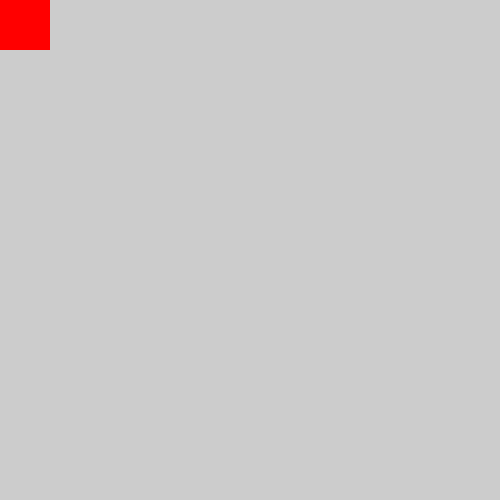
Frame 1 (no input)
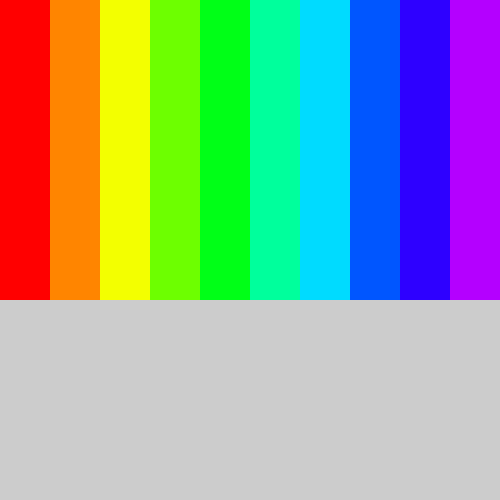
Frame 60 (the mouse pressed at the canvas centre just before this capture)
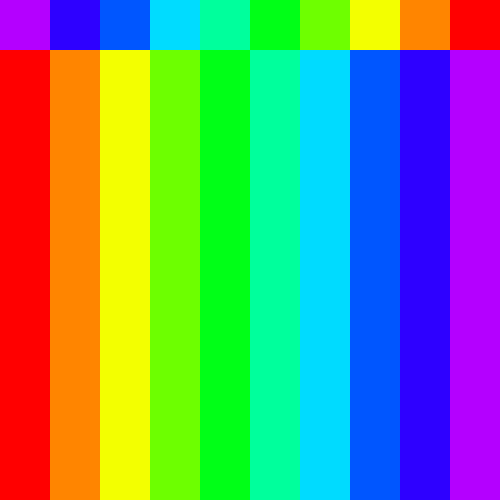
Frame 120 (the mouse held since frame 60 and released just before this capture)

The Processing sketch that drew these frames (run headless with seeded random() and noise(); from frame 60 on, the mouse is pressed at the canvas centre):

// Processing sketch: rects_HSB
// ── rects_HSB.pde
int xPos=0;
int yPos=0;
int rectWidth=50;
int hue=0;
int saturation=255;

float min=0;
float max=200;

void setup() {
  size(500, 500);
  noStroke();
  colorMode(HSB);
  frameRate(10);
}


void draw() {
  float h=map(xPos,0,width-rectWidth,min,max); 
  println("myh "+h);
  fill(h,255,255); 
  rect(xPos, yPos, rectWidth, rectWidth);
  xPos=xPos+rectWidth;

  if (xPos>width-rectWidth) {
    xPos=0;
    yPos=yPos+rectWidth;


  }
  
  if (yPos>height) {
    xPos=0;
    yPos=0;   
    
    float temp=min;
    min=max;
    max=temp;
    println("-----"+map(xPos,0,width-rectWidth,min,max));
  }
}
